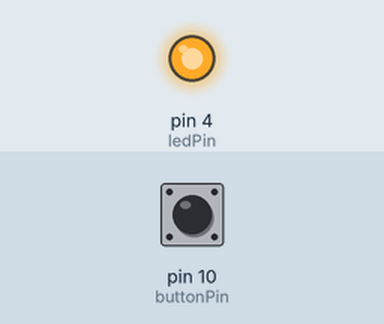
A sketch run on a simulated Arduino Uno, built with avr-gcc and run on an emulated ATmega328P. On the bench: output pins drawn as LEDs (lit = HIGH). Inputs (shaded band) come from the test bench; at power-on: pin 10 (buttonPin) LOW.

Above: at 1.2 s.
1.3 s: pin 10 (buttonPin) pulled HIGH for 0.15 s
At 1.37 s:
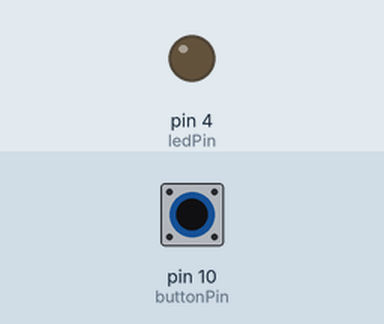
2.9 s: pin 10 (buttonPin) pulled HIGH for 3.2 s
At 6.7 s:
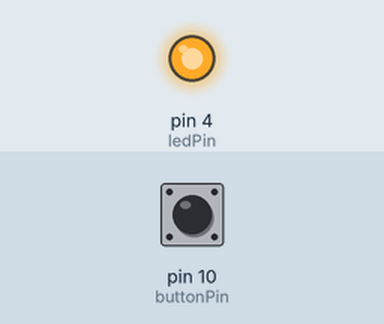
Timing chart, 0 to 8.2 s (numbered marks = the images above; inputs shaded):
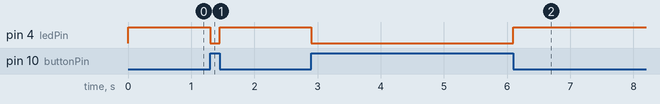

Measured:
- after the input at 1.3 s, pin 4 (ledPin): HIGH → LOW at once, → HIGH 0.15 s later
- after the input at 2.9 s, pin 4 (ledPin): HIGH → LOW at once, → HIGH 3.2 s later

The sketch:

Lab4-PartB-Q3.ino
```cpp
const int buttonPin = 10;
const int ledPin = 4;
int buttonState = 0;

void setup() {
  pinMode(ledPin, OUTPUT);
  pinMode(buttonPin, INPUT);
}

void loop() {
  buttonState = digitalRead(buttonPin);
  if(buttonState == HIGH)
  {
    digitalWrite(ledPin, LOW);
  } else
  {
    digitalWrite(ledPin, HIGH);
  }

}
```
